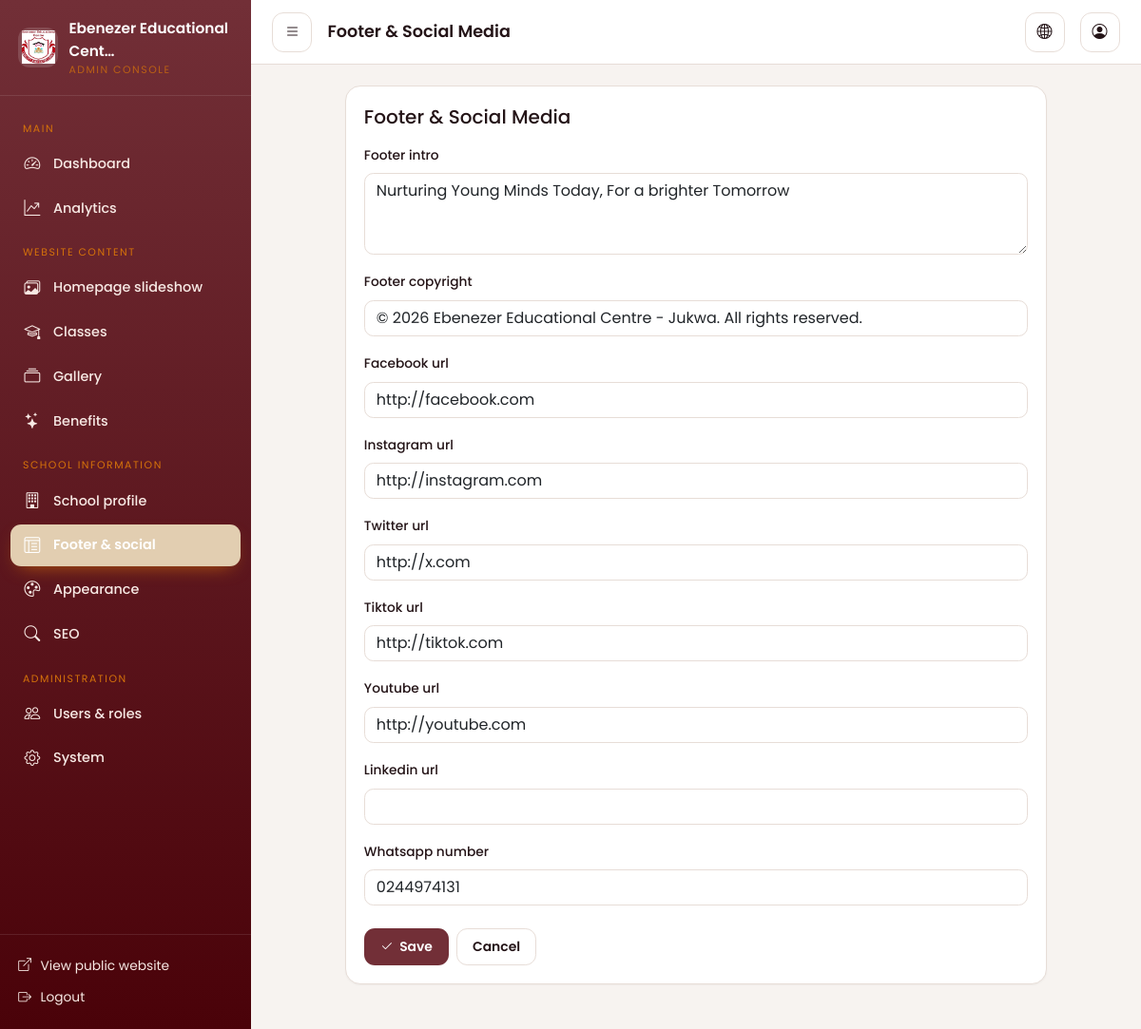
Page /dashboard/footer/ (signed in) on the earlier database version.
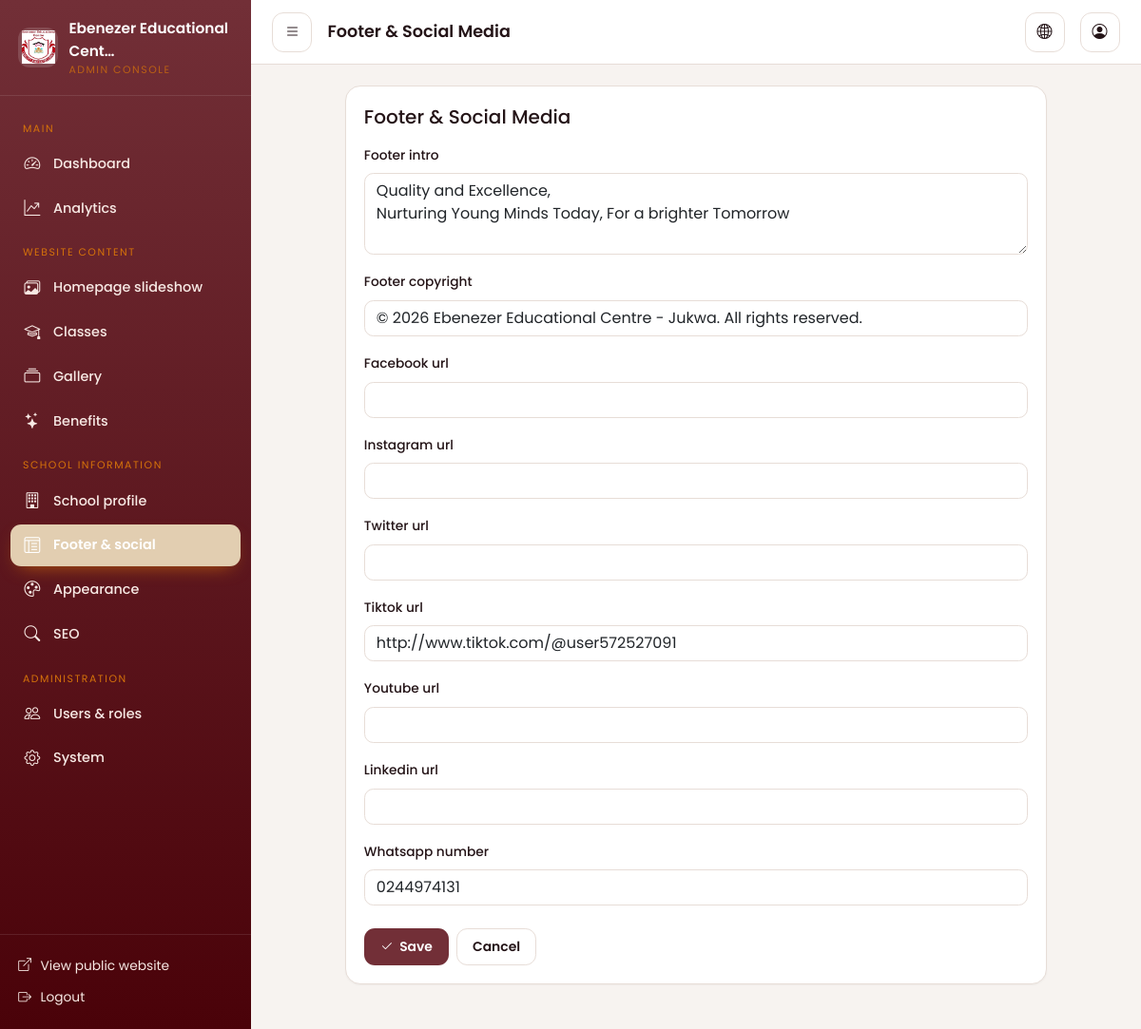
Same page on the later database version.
### apps/core/models.py (models this page shows, shortened)
class SingletonModel(models.Model):
    CACHE_KEY = None
    class Meta:
        abstract = True
    @classmethod
    def _cache_key(cls) -> str:
        return cls.CACHE_KEY or f"singleton:{cls._meta.label}"
    @classmethod
    def get_solo(cls):
        key = cls._cache_key()
        obj = cache.get(key)
        if obj is None:
            obj, _ = cls.objects.get_or_create(pk=1)
            cache.set(key, obj, 60)
        return obj

class SchoolSettings(SingletonModel):
    CACHE_KEY = "settings:school"
    school_name = models.CharField(max_length=150, default="Ebenezer Educational Centre")
    short_description = models.CharField(
        max_length=300,
        blank=True,
        help_text="Used in the footer and social sharing cards.",
    )
    tagline = models.CharField(
        max_length=200,
        blank=True,
        help_text="Short tagline shown below the school name in the navbar.",
    )
    full_description = models.TextField(
        blank=True,
        help_text="Longer introduction used on the homepage and About page.",
    )
    address = models.CharField(max_length=255, blank=True, default="Jukwa, Cape Coast")
    town = models.CharField(max_length=100, blank=True, default="Jukwa")
    region = models.CharField(max_length=100, blank=True, default="Central Region")
    country = models.CharField(max_length=100, blank=True, default="Ghana")
    phone_primary = models.CharField(max_length=40, blank=True)
    phone_secondary = models.CharField(max_length=40, blank=True)
    email_primary = models.EmailField(blank=True)
    email_secondary = models.EmailField(blank=True)
    opening_hours = models.CharField(
        max_length=200, blank=True, default="Monday - Friday, 7:00am - 4:00pm"
    )
    vision = models.TextField(blank=True)
    mission = models.TextField(blank=True)
    proprietress_name = models.CharField(max_length=150, blank=True)
    proprietress_title = models.CharField(
        max_length=150, blank=True, default="Proprietress"
    )
    proprietress_message = models.TextField(blank=True)
    headmistress_image = models.ImageField(
        upload_to="branding/",
        blank=True,
        null=True,
        help_text="Optional photo of the school headmistress.",
    )
    logo = models.ImageField(upload_to="branding/", blank=True, null=True)
    logo_light = models.ImageField(
        upload_to="branding/",
        blank=True,
        null=True,
        help_text="Optional logo variant for dark backgrounds.",
    )
    favicon = models.ImageField(upload_to="branding/", blank=True, null=True)
    default_image = models.ImageField(
        upload_to="branding/", blank=True, null=True
    )
    home_welcome_image = models.ImageField(
        upload_to="branding/",
        blank=True,
        null=True,
        help_text="Photo shown in the Welcome section of the homepage.",
    )
    home_welcome_video = models.FileField(
        upload_to="branding/videos/",
        blank=True,
        null=True,
        validators=[VideoValidator()],
        help_text="Optional video shown in the Welcome section of the homepage (takes priority over the image if both are set).",
    )
    about_story_image = models.ImageField(
        upload_to="branding/",
        blank=True,
        null=True,
        help_text="Photo shown in the Our Story section of the About page.",
    )
    about_story_video = models.FileField(
        upload_to="branding/videos/",
        blank=True,
        null=True,
        validators=[VideoValidator()],
        help_text="Optional video shown in the Our Story section of the About page (takes priority over the image if both are set).",
    )
    map_url = models.URLField(
        blank=True,
        max_length=1000,
        help_text="Google Maps embed URL (Share → Embed a map in Google Maps), not a short sharing link. Leave blank to hide the map.",
    )
    directions_url = models.URLField(blank=True)
    footer_intro = models.TextField(blank=True)
    footer_copyright = models.CharField(max_length=255, blank=True)
    facebook_url = models.URLField(blank=True)
    instagram_url = models.URLField(blank=True)
    twitter_url = models.URLField(blank=True)
    tiktok_url = models.URLField(blank=True)
    youtube_url = models.URLField(blank=True)
    linkedin_url = models.URLField(blank=True)
    whatsapp_number = models.CharField(max_length=40, blank=True)
    updated_at = models.DateTimeField(auto_now=True)
    class Meta:
        verbose_name = "School settings"
        verbose_name_plural = "School settings"

### apps/dashboard/views.py (the view)
# urls.py: path("footer/", views.footer_settings, name="footer_settings"),
@capability_required("settings_manage")
def footer_settings(request):
    obj = SchoolSettings.get_solo()
    form = FooterSettingsForm(request.POST or None, instance=obj)
    if request.method == "POST" and form.is_valid():
        form.save()
        log_action(request, "update", obj, "Updated footer & social media")
        messages.success(request, "Footer and social media settings saved.")
        return redirect("dashboard:footer_settings")
    return render(
        request,
        "dashboard/generic_form.html",
        {"form": form, "page_title": "Footer & Social Media", "active": "footer",
         "cancel_url": reverse("dashboard:overview"), "wide": True},
    )

### apps/core/forms.py
class FooterSettingsForm(forms.ModelForm):
    class Meta:
        model = SchoolSettings
        fields = [
            "footer_intro",
            "footer_copyright",
            "facebook_url",
            "instagram_url",
            "twitter_url",
            "tiktok_url",
            "youtube_url",
            "linkedin_url",
            "whatsapp_number",
        ]
        widgets = {
            "footer_intro": forms.Textarea(attrs={"rows": 3}),
        }
    def __init__(self, *args, **kwargs):
        super().__init__(*args, **kwargs)
        for field in self.fields.values():
            field.widget.attrs["class"] = "form-control"

### apps/accounts/permissions.py (called while the page is built)
def user_can(user, capability: str) -> bool:
    if not getattr(user, "is_authenticated", False):
        return False
    if user.is_superuser:
        return True
    allowed = CAPABILITIES.get(capability, set())
    return bool(get_user_roles(user) & allowed)

### apps/accounts/templatetags/permissions.py (called while the page is built)
@register.filter(name="can")
def can(user, capability: str) -> bool:
    return user_can(user, capability)

### apps/core/models.py (called while the page is built)
    def as_dict(self) -> dict[str, str]:
        return {
            key: getattr(self, key, value) or value
            for key, value in self.DEFAULTS.items()
        }

### templates/dashboard/generic_form.html (shortened to what this page needs)
{% extends "dashboard/base.html" %}
{% load crispy_forms_tags %}
{% block content %}
<div class="row justify-content-center">
  <div class="col-lg-{% if wide %}10{% else %}7{% endif %}">
    <div class="dash-card">
      <div class="dash-card-body">
        <h2 class="h5 mb-3">{{ page_title }}</h2>
        <form method="post" enctype="multipart/form-data" novalidate>
          {{ form|crispy }}
          <div class="d-flex gap-2 mt-4">
            <button type="submit" class="dash-btn dash-btn-primary"><i class="bi bi-check2"></i> Save</button>
            {% if cancel_url %}
              <a href="{{ cancel_url }}" class="dash-btn dash-btn-light">Cancel</a>
            {% else %}
              <a href="{% url 'dashboard:overview' %}" class="dash-btn dash-btn-light">Cancel</a>
            {% endif %}
          </div>
        </form>
      </div>
    </div>
  </div>
</div>
{% endblock %}

### templates/dashboard/partials/sidebar.html
{% load static %}{% load permissions %}
<aside class="dash-sidebar" aria-label="Dashboard navigation">
  <a class="dash-brand" href="{% url 'dashboard:overview' %}">
    <span class="mark">
      {% if school.logo %}<img src="{{ school.logo.url }}" alt="">{% else %}<i class="bi bi-mortarboard-fill"></i>{% endif %}
    </span>
    <span>
      <span class="name">{{ school.school_name|truncatechars:26 }}</span>
      <span class="sub d-block" style="color:#D5720A">Admin Console</span>
    </span>
  </a>
  <nav class="dash-nav">
    <div class="group-label">Main</div>
    {% if request.user|can:"dashboard_access" %}
      <a href="{% url 'dashboard:overview' %}" class="{% if active == 'overview' %}active{% endif %}"><i class="bi bi-speedometer2"></i> Dashboard</a>
    {% endif %}
    {% if request.user|can:"analytics_view" %}
      <a href="{% url 'dashboard:analytics' %}" class="{% if active == 'analytics' %}active{% endif %}"><i class="bi bi-graph-up-arrow"></i> Analytics</a>
    {% endif %}
    {% if request.user|can:"content_manage" %}
      <div class="group-label">Website content</div>
      <a href="{% url 'dashboard:slide_list' %}" class="{% if active == 'slides' %}active{% endif %}"><i class="bi bi-images"></i> Homepage slideshow</a>
      <a href="{% url 'dashboard:class_list' %}" class="{% if active == 'classes' %}active{% endif %}"><i class="bi bi-mortarboard"></i> Classes</a>
      <a href="{% url 'dashboard:album_list' %}" class="{% if active == 'gallery' %}active{% endif %}"><i class="bi bi-collection"></i> Gallery</a>
      <a href="{% url 'dashboard:benefit_list' %}" class="{% if active == 'benefits' %}active{% endif %}"><i class="bi bi-stars"></i> Benefits</a>
    {% endif %}
    {% if request.user|can:"settings_manage" %}
      <div class="group-label">School information</div>
      <a href="{% url 'dashboard:school_info' %}" class="{% if active == 'school' %}active{% endif %}"><i class="bi bi-building"></i> School profile</a>
      <a href="{% url 'dashboard:footer_settings' %}" class="{% if active == 'footer' %}active{% endif %}"><i class="bi bi-layout-text-window-reverse"></i> Footer &amp; social</a>
    {% endif %}
    {% if request.user|can:"appearance_manage" %}
      <a href="{% url 'dashboard:appearance' %}" class="{% if active == 'appearance' %}active{% endif %}"><i class="bi bi-palette"></i> Appearance</a>
    {% endif %}
    {% if request.user|can:"seo_manage" %}
      <a href="{% url 'dashboard:seo_settings' %}" class="{% if active == 'seo' %}active{% endif %}"><i class="bi bi-search"></i> SEO</a>
    {% endif %}
    {% if request.user|can:"notifications_manage" or request.user|can:"users_manage" or request.user|can:"system_manage" %}
      <div class="group-label">Administration</div>
      {% if request.user|can:"users_manage" %}
        <a href="{% url 'dashboard:user_list' %}" class="{% if active == 'users' %}active{% endif %}"><i class="bi bi-people"></i> Users &amp; roles</a>
      {% endif %}
      {% if request.user|can:"system_manage" %}
        <a href="{% url 'dashboard:system_settings' %}" class="{% if active == 'system' %}active{% endif %}"><i class="bi bi-gear"></i> System</a>
      {% endif %}
    {% endif %}
  </nav>
  <div class="p-3 border-top" style="border-color: rgba(255,255,255,.1)!important">
    <a class="dash-nav" style="display:block;padding:0" href="{% url 'core:home' %}" target="_blank" rel="noopener">
      <span style="display:flex;align-items:center;gap:.6rem;color:var(--dash-sidebar-text);font-size:.86rem;padding:.4rem .2rem">
        <i class="bi bi-box-arrow-up-right"></i> View public website
      </span>
    </a>
    <a class="dash-nav" style="display:block;padding:0" href="{% url 'accounts:logout' %}">
      <span style="display:flex;align-items:center;gap:.6rem;color:var(--dash-sidebar-text);font-size:.86rem;padding:.4rem .2rem">
        <i class="bi bi-box-arrow-right"></i> Logout
      </span>
    </a>
  </div>
</aside>

Differences in the rows shown:
changed SchoolSettings "Ebenezer Educational Cent…": footer_intro "Nurturing Young Minds Today, For a brighter Tomorrow" → "Quality and Excellence, Nurturing Young Minds Today, For a brighter Tomorrow"; facebook_url "http://facebook.com" → (not shown); instagram_url "http://instagram.com" → (not shown); twitter_url "http://x.com" → (not shown); tiktok_url "http://tiktok.com" → "http://www.tiktok.com/@user572527091"; youtube_url "http://youtube.com" → (not shown)
